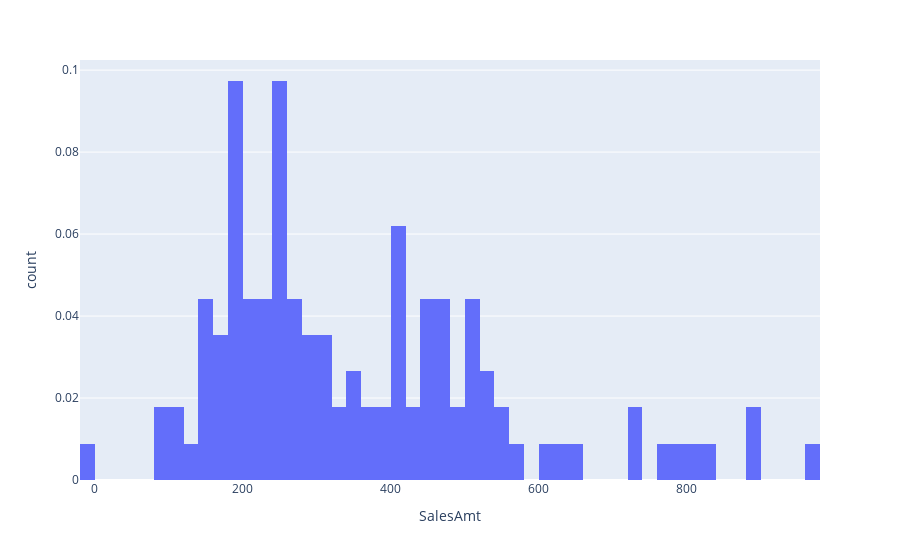

Notebook cell for this chart:
### Code cell
px.histogram(df[df.CustomerID=='17841'], x='SalesAmt', histnorm='probability', nbins=50)

### Figure 1 — Plotly figure (JSON) as saved in the notebook; plotly's stock layout.template omitted (floating-point values rounded to 4 significant figures)
{"data": [{"alignmentgroup": "True", "bingroup": "x", "histnorm": "probability", "hoverlabel": {"namelength": 0}, "hovertemplate": "SalesAmt=%{x}<br>count=%{y}", "legendgroup": "", "marker": {"color": "#636efa"}, "name": "", "nbinsx": 50, "offsetgroup": "", "orientation": "v", "showlegend": false, "type": "histogram", "x": [289.8, 380.3, 468.0, 184.9, 174.9, 197.1, 403.0, 835.1, 244.1, 234.8, 179.1, 133.5, 648.0, 193.8, 190.6, 415.1, 181.2, 90.39, 426.0, 602.2, 463.3, 220.2, 974.0, 305.3, 141.5, 320.5, 274.1, 242.4, 414.0, 181.6, 214.0, 552.6, 264.5, 314.1, 538.6, 245.8, 176.4, 261.2, 251.7, 517.0, 150.3, 810.4, 379.1, 213.0, 345.5, 462.8, 278.5, 440.1, 720.3, 511.0, -2.5, 307.4, 517.8, 355.4, 115.8, 90.4, 152.6, 403.2, 333.8, 255.2, 202.9, 437.4, 533.6, 465.6, 353.5, 538.4, 568.7, 365.3, 193.2, 259.0, 449.9, 491.1, 447.0, 446.9, 165.9, 208.5, 144.0, 633.4, 248.2, 388.6, 180.8, 257.9, 894.4, 246.6, 463.6, 203.1, 515.5, 228.0, 149.1, 113.8, 293.2, 459.3, 293.2, 400.6, 406.7, 187.9, 183.5, 224.4, 402.8, 889.2, 306.3, 283.5, 252.2, 248.7, 547.8, 796.6, 775.2, 489.9, 187.1, 279.0, 732.8, 220.3, 501.4], "xaxis": "x", "yaxis": "y"}], "layout": {"barmode": "relative", "legend": {"tracegroupgap": 0}, "margin": {"t": 60}, "xaxis": {"anchor": "y", "domain": [0, 1], "title": {"text": "SalesAmt"}}, "yaxis": {"anchor": "x", "domain": [0, 1], "title": {"text": "count"}}}}
